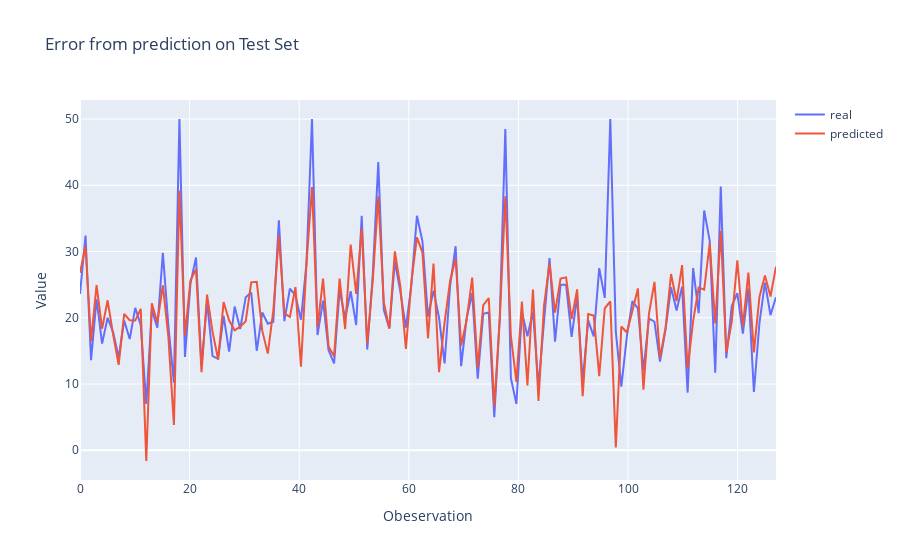

The cell this chart's notebook holds for it:
### Code cell
X = house[["LSTAT","RM", "PTRATIO"]]
y = house["Price"]
regressione_lineare(X,y)
